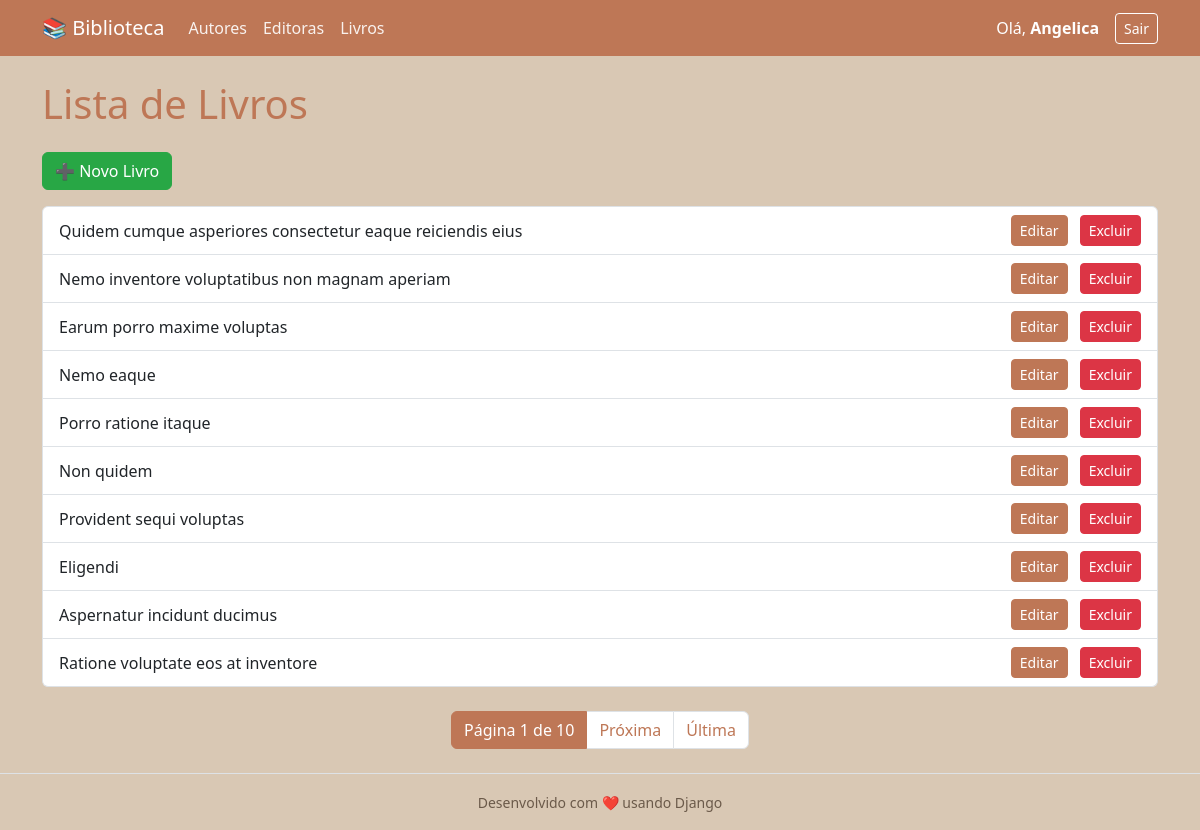
The app's page /biblioteca/livro/ (signed in) with its own data.
### biblioteca/models.py (models this page shows)
class Livro(models.Model):
    titulo = models.CharField(max_length=200)
    isbn = models.CharField(max_length=13, unique=True)
    publicacao_date = models.DateField()
    preco_decimal = models.DecimalField(max_digits=6, decimal_places=2)
    estoque = models.IntegerField()
    editora = models.ForeignKey(
        Publica,
        on_delete=models.CASCADE,
        related_name='livros'
    )
    autores = models.ManyToManyField(
        Autor,
        related_name='livros'
    )
    class Meta:
        db_table = 'Livro'
        verbose_name = 'Livro'
        verbose_name_plural = 'Livros'
    def __str__(self):
        return self.titulo

### biblioteca/views.py (the view)
# urls.py: path('<str:entidade>/', views.listar_objetos, name='listar'),
@login_required
def listar_objetos(request, entidade):
    modelo, _ = MAPEAMENTO.get(entidade, (None, None))
    if not modelo:
        return render(request, 'biblioteca/erro.html', {'mensagem': f'Entidade "{entidade}" inválida.'})
    objetos = modelo.objects.all()
    paginator = Paginator(objetos, 10)
    page_number = request.GET.get('page')
    page_obj = paginator.get_page(page_number)
    return render(request, 'biblioteca/lista.html', {'objetos': page_obj, 'entidade': entidade, 'page_obj': page_obj})

### biblioteca/templates/biblioteca/lista.html (shortened to what this page needs)
{% extends 'biblioteca/base.html' %}
{% block content %}
<h1 class="mb-4">Lista de {{ entidade|capfirst }}s</h1>
{% if entidade == 'livro' %}
    {% if perms.biblioteca.add_livro %}
        <a href="{% url 'criar' entidade %}" class="btn btn-success mb-3">➕ Novo {{ entidade|capfirst }}</a>
    {% endif %}
{% else %}
    <a href="{% url 'criar' entidade %}" class="btn btn-success mb-3">➕ Novo {{ entidade|capfirst }}</a>
{% endif %}
{% if objetos %}
    <ul class="list-group">
        {% for obj in objetos %}
            <li class="list-group-item d-flex justify-content-between align-items-center">
                <span>{{ obj }}</span>
                <div>
                    {% if entidade == 'livro' %}
                        {% if perms.biblioteca.change_livro %}
                            <a href="{% url 'editar' entidade obj.id %}" class="btn btn-primary btn-sm me-2">Editar</a>
                        {% endif %}
                        {% if perms.biblioteca.delete_livro %}
                            <a href="{% url 'deletar' entidade obj.id %}" class="btn btn-danger btn-sm">Excluir</a>
                        {% endif %}
                    {% else %}
                        <a href="{% url 'editar' entidade obj.id %}" class="btn btn-primary btn-sm me-2">Editar</a>
                        <a href="{% url 'deletar' entidade obj.id %}" class="btn btn-danger btn-sm">Excluir</a>
                    {% endif %}
                </div>
            </li>
        {% endfor %}
    </ul>
    {% if page_obj.has_other_pages %}
        <nav aria-label="Navegação de página" class="mt-4">
            <ul class="pagination justify-content-center">
                <li class="page-item active">
                    <span class="page-link">
                        Página {{ page_obj.number }} de {{ page_obj.paginator.num_pages }}
                    </span>
                </li>
                {% if page_obj.has_next %}
                    <li class="page-item">
                        <a class="page-link" href="?page={{ page_obj.next_page_number }}">Próxima</a>
                    </li>
                    <li class="page-item">
                        <a class="page-link" href="?page={{ page_obj.paginator.num_pages }}">Última</a>
                    </li>
                {% endif %}
            </ul>
        </nav>
    {% endif %}
{% else %}
    <p class="text-muted">Nenhum {{ entidade }} cadastrado.</p>
{% endif %}
{% endblock %}

### biblioteca/templates/biblioteca/base.html (shortened to what this page needs)
<!DOCTYPE html>
<html lang="pt-br">
<head>
    <link href="https://cdn.jsdelivr.net/npm/bootstrap@5.3.2/dist/css/bootstrap.min.css" rel="stylesheet">
</head>
<body>
    <nav class="navbar navbar-expand-lg navbar-dark bg-primary mb-4">
        <div class="container">
            <a class="navbar-brand" href="{% url 'dashboard' %}">📚 Biblioteca</a>
            {% if user.is_authenticated %}
                <div class="collapse navbar-collapse" id="navbarNav">
                    <ul class="navbar-nav me-auto">
                        <li class="nav-item">
                            <a class="nav-link text-white" href="{% url 'listar' 'autor' %}">Autores</a>
                        </li>
                        <li class="nav-item">
                            <a class="nav-link text-white" href="{% url 'listar' 'editora' %}">Editoras</a>
                        </li>
                        <li class="nav-item">
                            <a class="nav-link text-white" href="{% url 'listar' 'livro' %}">Livros</a>
                        </li>
                    </ul>
                    <div class="d-flex align-items-center">
                        <span class="text-white me-3">
                            Olá, <strong>{{ user.first_name|default:user.username }}</strong>
                        </span>
                        <a href="{% url 'logout' %}" class="btn btn-outline-light btn-sm">Sair</a>
                    </div>
                </div>
            {% else %}
                <div class="d-flex">
                    <a href="{% url 'login' %}" class="btn btn-outline-light btn-sm me-2">Entrar</a>
                    <a href="{% url 'signup' %}" class="btn btn-light btn-sm">Cadastrar</a>
                </div>
            {% endif %}
        </div>
    </nav>
    <div class="container">
        {% block content %}
        {% endblock %}
    </div>
    <footer class="text-center text-muted py-3 mt-4 border-top">
        <small>Desenvolvido com ❤️ usando Django</small>
    </footer>
</body>
</html>

### biblioteca/templates/biblioteca/base.html (style rules this page uses)
:root { --cor-primaria: #be7756; --cor-secundaria: #D9C8B4; --cor-hover: #a66647; --cor-texto-escuro: #5a4a3a; --cor-texto-medio: #6b5a4a; }
body { background-color: var(--cor-secundaria) !important; color: var(--cor-texto-escuro) !important; }
h1, h2, h3, h4, h5, h6 { color: var(--cor-primaria) !important; }
.navbar { background-color: var(--cor-primaria) !important; }
.navbar-brand { color: #fff !important; }
.nav-link { color: rgba(255, 255, 255, 0.9) !important; }
.btn-primary { background-color: var(--cor-primaria) !important; border-color: var(--cor-primaria) !important; color: #fff !important; }
.btn-outline-light { color: #fff !important; border-color: #fff !important; }
.page-link { color: var(--cor-primaria); }
.page-item.active .page-link { background-color: var(--cor-primaria); border-color: var(--cor-primaria); color: #fff; }
a { color: var(--cor-primaria); text-decoration: none; }
footer { color: var(--cor-texto-medio) !important; border-color: var(--cor-primaria) !important; }
.btn-danger { background-color: #dc3545; border-color: #dc3545; }
.btn-success { background-color: #28a745; border-color: #28a745; }
.text-muted { color: var(--cor-texto-medio) !important; }

### records on screen
Livro: titulo "Quidem cumque asperiores consectetur eaque reiciendis eius"
Livro: titulo "Nemo inventore voluptatibus non magnam aperiam"
Livro: titulo "Earum porro maxime voluptas"
Livro: titulo "Nemo eaque"
Livro: titulo "Porro ratione itaque"
Livro: titulo "Non quidem"
Livro: titulo "Provident sequi voluptas"
Livro: titulo "Eligendi"
Livro: titulo "Aspernatur incidunt ducimus"
Livro: titulo "Ratione voluptate eos at inventore"

### other values on screen
{{ user.first_name|default:user.username }} "Angelica"
{{ entidade|capfirst }} "Livro"
{{ page_obj.number }} "1"
{{ page_obj.paginator.num_pages }} "10"
